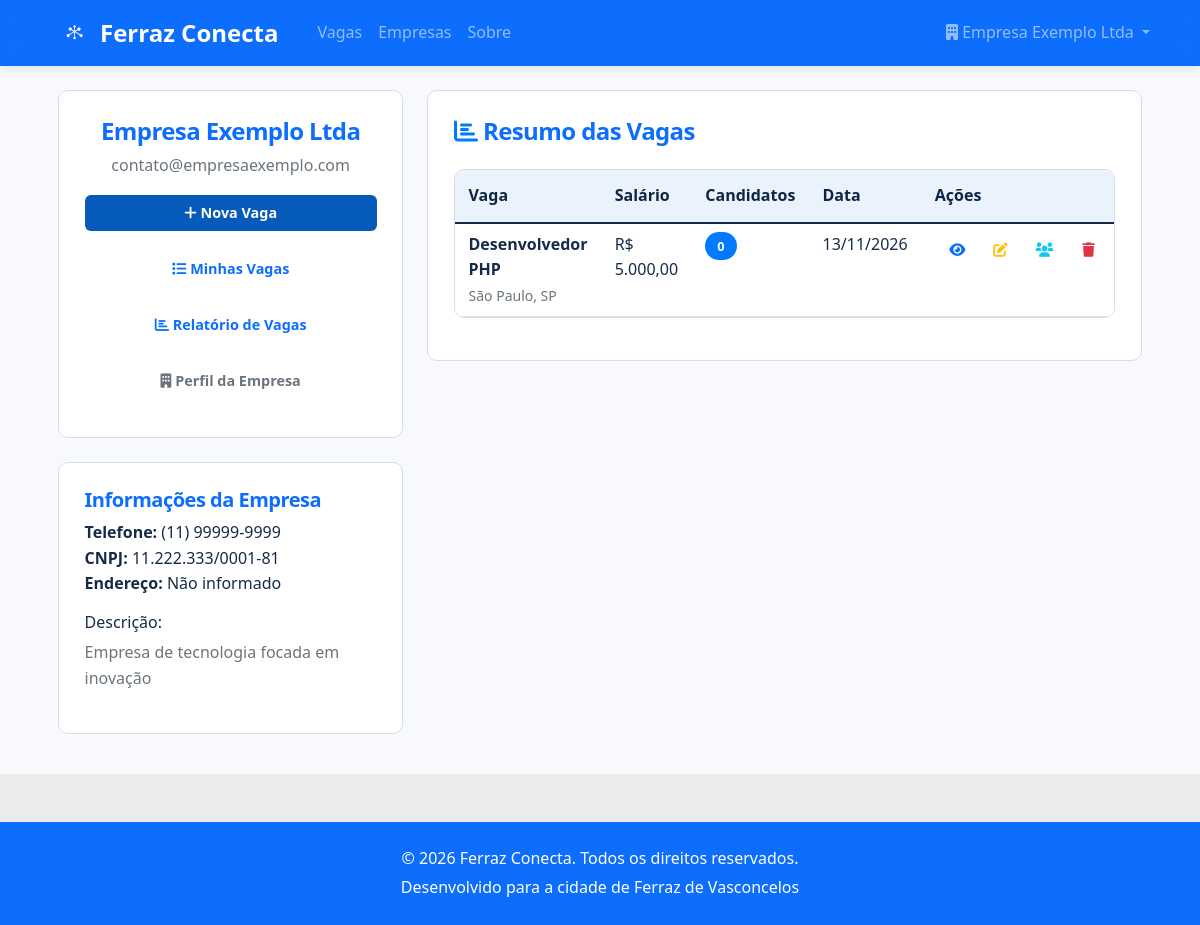
/painel-empresa (signed in), run on the app's committed database.
### tables this page shows
CREATE TABLE IF NOT EXISTS empresas (
    id INT AUTO_INCREMENT PRIMARY KEY,
    nome VARCHAR(255) NOT NULL,
     
    responsavel VARCHAR(255),
    email VARCHAR(255) NOT NULL UNIQUE,
    senha VARCHAR(255) NOT NULL,
    cnpj VARCHAR(18) UNIQUE,
    telefone VARCHAR(20),
    endereco TEXT,
    endereco_campos TEXT,
    descricao TEXT,
    setor VARCHAR(100),
    website VARCHAR(255),
     
    status ENUM('Ativa', 'Suspensa') NOT NULL DEFAULT 'Ativa',
    created_at TIMESTAMP NOT NULL DEFAULT CURRENT_TIMESTAMP,
    updated_at TIMESTAMP NOT NULL DEFAULT CURRENT_TIMESTAMP ON UPDATE CURRENT_TIMESTAMP
);

CREATE TABLE IF NOT EXISTS vagas (
    id INT AUTO_INCREMENT PRIMARY KEY,
    empresa_id INT NOT NULL,
    titulo VARCHAR(255) NOT NULL,
    descricao TEXT NOT NULL,
    requisitos TEXT,
    salario DECIMAL(10,2),
    tipo_contrato ENUM('CLT', 'PJ', 'Freelance', 'Estágio') NOT NULL DEFAULT 'CLT',
    modalidade ENUM('Presencial', 'Remoto', 'Híbrido') NOT NULL DEFAULT 'Presencial',
    localizacao VARCHAR(255),
     
    categoria_id INT,
    nivel_experiencia ENUM('Sem experiência', 'Júnior', 'Pleno', 'Sênior'),
    beneficios TEXT,
    status ENUM('Ativa', 'Inativa', 'Pausada') NOT NULL DEFAULT 'Ativa',
     
     
    data_expiracao DATE NOT NULL,
     
    visualizacoes INT NOT NULL DEFAULT 0,
    created_at TIMESTAMP NOT NULL DEFAULT CURRENT_TIMESTAMP,
    updated_at TIMESTAMP NOT NULL DEFAULT CURRENT_TIMESTAMP ON UPDATE CURRENT_TIMESTAMP,
    KEY idx_vagas_empresa (empresa_id),
    KEY idx_vagas_status (status),
    KEY idx_vagas_expiracao (data_expiracao),
    KEY idx_vagas_categoria (categoria_id),
    CONSTRAINT fk_vagas_empresa
        FOREIGN KEY (empresa_id) REFERENCES empresas (id) ON DELETE CASCADE,
     
    CONSTRAINT fk_vagas_categoria
        FOREIGN KEY (categoria_id) REFERENCES categorias (id)
);

### app/Views/empresa/painel.php (the view, shortened to what the rows shown need)
<?php
$title = 'Painel Empresa - Ferraz Conecta';
?>
<div class="container mt-4">
    <div class="row">
        <div class="col-lg-4">
            <div class="card shadow mb-4">
                <div class="card-body text-center">
                    <h4 class="card-title"><?= htmlspecialchars($empresa['nome'] ?? '') ?></h4>
                    <p class="text-muted"><?= htmlspecialchars($empresa['email'] ?? '') ?></p>
                    <div class="d-grid gap-2">
                        <a href="/vagas/criar" class="btn btn-primary">
                            <i class="fas fa-plus"></i> Nova Vaga
                        </a>
                        <a href="/empresa/vagas" class="btn btn-outline-primary">
                            <i class="fas fa-list"></i> Minhas Vagas
                        </a>
                        <a href="/empresa/relatorio" class="btn btn-outline-primary">
                            <i class="fas fa-chart-bar"></i> Relatório de Vagas
                        </a>
                        <a href="/empresa/perfil" class="btn btn-outline-secondary">
                            <i class="fas fa-building"></i> Perfil da Empresa
                        </a>
                    </div>
                </div>
            </div>
            <div class="card shadow">
                <div class="card-body">
                    <h5 class="card-title">Informações da Empresa</h5>
                    <ul class="list-unstyled">
                        <li><strong>Telefone:</strong> <?= htmlspecialchars($empresa['telefone'] ?? 'Não informado') ?></li>
                        <li><strong>CNPJ:</strong> <?= htmlspecialchars($empresa['cnpj'] ?? 'Não informado') ?></li>
                        <li><strong>Endereço:</strong> <?= htmlspecialchars($empresa['endereco'] ?? 'Não informado') ?></li>
                    </ul>
                    <?php if (!empty($empresa['descricao'])): ?>
                        <h6>Descrição:</h6>
                        <p class="text-muted"><?= htmlspecialchars($empresa['descricao']) ?></p>
                    <?php endif; ?>
                </div>
            </div>
        </div>
        <div class="col-lg-8">
            <div class="card shadow">
                <div class="card-body">
                    <h4 class="card-title mb-4">
                        <i class="fas fa-chart-bar text-primary"></i> Resumo das Vagas
                    </h4>
                    <?php if (!empty($vagas)): ?>
                        <div class="table-responsive">
                            <table class="table table-hover">
                                <thead>
                                    <tr>
                                        <th>Vaga</th>
                                        <th>Salário</th>
                                        <th>Candidatos</th>
                                        <th>Data</th>
                                        <th>Ações</th>
                                    </tr>
                                </thead>
                                <tbody>
                                    <?php foreach ($vagas as $vaga): ?>
                                        <tr>
                                            <td>
                                                <strong><?= htmlspecialchars($vaga['titulo'] ?? '') ?></strong>
                                                <br>
                                                <small class="text-muted"><?= htmlspecialchars($vaga['localizacao'] ?? 'Não informado') ?></small>
                                            </td>
                                            <td><?= $this->formatMoney($vaga['salario'] ?? null) ?></td>
                                            <td>
                                                <span class="badge bg-primary"><?= $vaga['total_candidatos'] ?? 0 ?></span>
                                            </td>
                                            <td><?= !empty($vaga['created_at']) ? date('d/m/Y', strtotime($vaga['created_at'])) : 'Não informado' ?></td>
                                            <td>
                                                <div class="btn-group btn-group-sm">
                                                    <a href="/vagas/<?= $vaga['id'] ?? '' ?>" class="btn btn-outline-primary" title="Ver">
                                                        <i class="fas fa-eye"></i>
                                                    </a>
                                                    <a href="/vagas/<?= $vaga['id'] ?? '' ?>/editar" class="btn btn-outline-warning" title="Editar">
                                                        <i class="fas fa-edit"></i>
                                                    </a>
                                                    <a href="/empresa/vagas/<?= $vaga['id'] ?? '' ?>/candidatos" class="btn btn-outline-info" title="Candidatos">
                                                        <i class="fas fa-users"></i>
                                                    </a>
                                                    <form method="POST" action="/vagas/<?= $vaga['id'] ?? '' ?>/excluir" class="d-inline"
                                                        onsubmit="return confirm('Tem certeza que deseja excluir esta vaga?')">
                                                        <button type="submit" class="btn btn-outline-danger" title="Excluir">
                                                            <i class="fas fa-trash"></i>
                                                        </button>
                                                    </form>
                                                </div>
                                            </td>
                                        </tr>
                                    <?php endforeach; ?>
                                </tbody>
                            </table>
                        </div>
                    <?php endif; ?>
                </div>
            </div>
        </div>
    </div>
</div>

### app/Views/layouts/base.php (shortened to what the rows shown need)
<!DOCTYPE html>
<html lang="pt-BR">
<head>
    <link href="https://cdn.jsdelivr.net/npm/bootstrap@5.1.3/dist/css/bootstrap.min.css" rel="stylesheet">
    <link rel="stylesheet" href="https://cdnjs.cloudflare.com/ajax/libs/font-awesome/6.0.0/css/all.min.css">
    <link rel="stylesheet" href="/css/style.css">
    <link rel="stylesheet" href="/css/components.css">
    <link rel="stylesheet" href="/css/portal.css">
</head>
<body>
    <nav class="navbar navbar-expand-lg navbar-dark bg-primary">
        <div class="container">
            <a class="navbar-brand d-flex align-items-center" href="/">
                <img src="/img/logobrancanavbar.png" alt="Ferraz Conecta" class="navbar-logo me-2">
                Ferraz Conecta
            </a>
            <div class="collapse navbar-collapse" id="navbarNav">
                <ul class="navbar-nav">
                    <li class="nav-item">
                        <a class="nav-link" href="/vagas">Vagas</a>
                    </li>
                    <li class="nav-item">
                        <a class="nav-link" href="/empresas">Empresas</a>
                    </li>
                    <li class="nav-item">
                        <a class="nav-link" href="/sobre">Sobre</a>
                    </li>
                </ul>
                <ul class="navbar-nav ms-auto">
                    <?php if (isset($_SESSION['user_id'])): ?>
                        <?php if (($_SESSION['user_type'] ?? '') === 'empresa'): ?>
                            <li class="nav-item dropdown">
                                <a class="nav-link dropdown-toggle" href="#" id="empresaDropdown" role="button" data-bs-toggle="dropdown">
                                    <i class="fas fa-building"></i> <?= htmlspecialchars($_SESSION['user_name'] ?? '') ?>
                                </a>
                            </li>
                        <?php endif; ?>
                    <?php else: ?>
                        <li class="nav-item">
                            <a class="nav-link" href="/login">Entrar</a>
                        </li>
                    <?php endif; ?>
                </ul>
            </div>
        </div>
    </nav>
    <main>
        <?= $content ?>
    </main>
    <footer class="fc-footer text-white text-center py-4 mt-5">
        <div class="container">
            <p>&copy; <?= (new DateTimeImmutable('now', new DateTimeZone('America/Sao_Paulo')))->format('Y') ?> Ferraz Conecta. Todos os direitos reservados.</p>
            <p>Desenvolvido para a cidade de Ferraz de Vasconcelos</p>
        </div>
    </footer>
</body>
</html>

### app/Router.php (shortened to what the rows shown need)
<?php
class Router
{
    private $routes = [];
    public function addRoute($method, $path, $handler)
    {
        $this->routes[] = [
            'method' => $method,
            'path' => $path,
            'handler' => $handler
        ];
    }
    public function dispatch($method, $uri)
    {
        try {
            $uri = parse_url($uri, PHP_URL_PATH);
            foreach ($this->routes as $route) {
                if ($route['method'] === $method && $this->matchPath($route['path'], $uri)) {
                    $result = $this->executeHandler($route['handler'], $this->extractParams($route['path'], $uri));
                    if ($result !== null) {
                        echo $result;
                    }
                    return;
                }
            }
        } catch (\Exception $e) {
            http_response_code(500);
            echo "<h1>Erro Interno</h1>";
            echo "<p>Erro: " . $e->getMessage() . "</p>";
            echo "<p>Arquivo: " . $e->getFile() . "</p>";
            echo "<p>Linha: " . $e->getLine() . "</p>";
        }
    }
    private function matchPath($routePath, $uri)
    {
        $routePattern = preg_replace('/\{([^}]+)\}/', '([^/]+)', $routePath);
        $routePattern = '#^' . $routePattern . '$#';
        return preg_match($routePattern, $uri);
    }
    private function extractParams($routePath, $uri)
    {
        $params = [];
        $routeParts = explode('/', trim($routePath, '/'));
        return $params;
    }
    private function executeHandler($handler, $params)
    {
        try {
            if (is_string($handler)) {
                $parts = explode('@', $handler);
                $controllerClass = "App\\Controllers\\{$parts[0]}";
                $method = $parts[1];
                $controller = new $controllerClass();
                return call_user_func_array([$controller, $method], array_values($params));
            }
            throw new \Exception("Handler inválido");
        } catch (\Exception $e) {
            throw new \Exception("Erro ao executar handler: " . $e->getMessage());
        }
    }
}

### data on the page
empresas: nome "Empresa Exemplo Ltda", email "contato@empresaexemplo.com", telefone "(11) 99999-9999", cnpj "11.222.333/0001-81", endereco "Não informado", descricao "Empresa de tecnologia focada em inovação"
vagas: titulo "Desenvolvedor PHP", localizacao "São Paulo, SP", salario "R$ 5.000,00", total_candidatos "0", created_at "13/11/2026"
